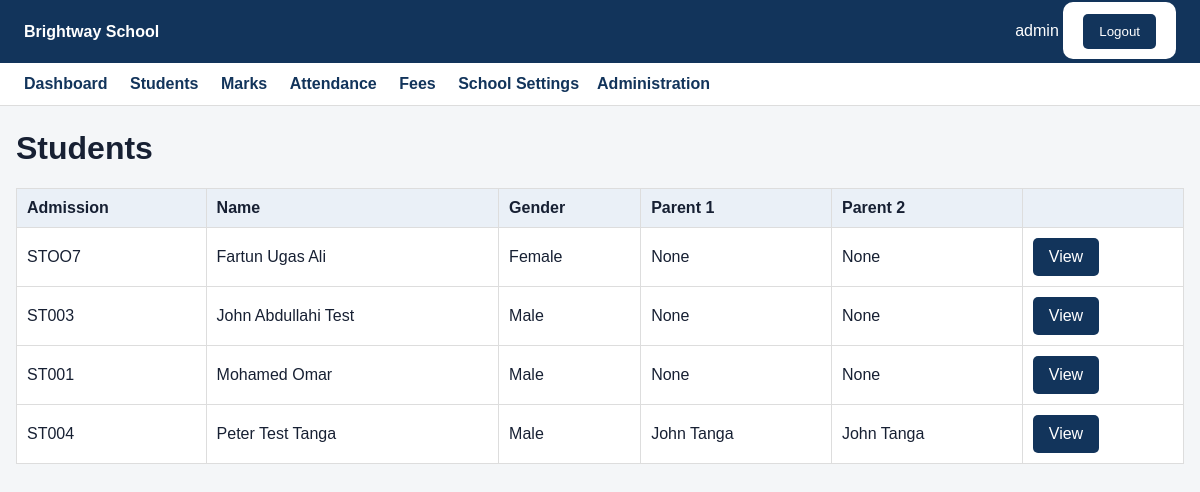
The app's page /students/ (signed in) with its own data.
### school/models.py (models this page shows, shortened)
class School(models.Model):
    name = models.CharField(max_length=200)
    address = models.TextField(blank=True)
    phone = models.CharField(max_length=50, blank=True)
    email = models.EmailField(blank=True)
    logo_url = models.URLField(blank=True)
    active = models.BooleanField(default=True)
    created_at = models.DateTimeField(auto_now_add=True)
    class Meta:
        ordering = ["name"]

class Student(models.Model):
    school = models.ForeignKey(School, on_delete=models.CASCADE, related_name="students")
    admission_number = models.CharField(max_length=50)
    first_name = models.CharField(max_length=100)
    middle_name = models.CharField(max_length=100, blank=True)
    last_name = models.CharField(max_length=100)
    date_of_birth = models.DateField(null=True, blank=True)
    GENDER = [("M", "Male"), ("F", "Female"), ("O", "Other")]
    gender = models.CharField(max_length=1, choices=GENDER, blank=True)
    parent_one = models.ForeignKey(ParentProfile, null=True, blank=True, on_delete=models.SET_NULL, related_name="children_as_parent_one")
    parent_two = models.ForeignKey(ParentProfile, null=True, blank=True, on_delete=models.SET_NULL, related_name="children_as_parent_two")
    phone = models.CharField(max_length=50, blank=True)
    address = models.TextField(blank=True)
    active = models.BooleanField(default=True)
    class Meta:
        ordering = ["first_name", "last_name"]
        constraints = [
            models.UniqueConstraint(fields=["school", "admission_number"], name="unique_school_admission")
        ]
    @property
    def full_name(self):
        return " ".join(x for x in [self.first_name, self.middle_name, self.last_name] if x).strip()

class ParentProfile(models.Model):
    user = models.OneToOneField(User, on_delete=models.CASCADE, related_name="parent_profile")
    school = models.ForeignKey(School, on_delete=models.CASCADE, related_name="parents")
    phone = models.CharField(max_length=50, blank=True)
    address = models.TextField(blank=True)
    active = models.BooleanField(default=True)
    def __str__(self):
        return self.user.get_full_name() or self.user.username

### school/views.py (the view)
# urls.py: path("students/", views.students, name="students"),
@login_required
def students(request):
    school = user_school(request.user)
    qs = Student.objects.filter(school=school, active=True).select_related("parent_one__user","parent_two__user")
    if hasattr(request.user, "teacher_profile"):
        assigned = request.user.teacher_profile.assigned_classes.all()
        qs = qs.filter(enrollments__school_class__in=assigned, enrollments__academic_year__is_current=True).distinct()
    if hasattr(request.user, "parent_profile"):
        p = request.user.parent_profile
        qs = qs.filter(Q(parent_one=p) | Q(parent_two=p)).distinct()
    return render(request, "school/students.html", {"school": school, "students": qs})

### school/views.py (called while the page is built)
def user_school(user):
    if hasattr(user, "teacher_profile"):
        return user.teacher_profile.school
    if hasattr(user, "parent_profile"):
        return user.parent_profile.school
    return School.objects.filter(active=True).first()

### school/templates/school/students.html
{% extends "school/base.html" %}{% block title %}Students{% endblock %}
{% block content %}<h1>Students</h1><table><tr><th>Admission</th><th>Name</th><th>Gender</th><th>Parent 1</th><th>Parent 2</th><th></th></tr>
{% for s in students %}<tr><td>{{s.admission_number}}</td><td>{{s.full_name}}</td><td>{{s.get_gender_display}}</td><td>{{s.parent_one}}</td><td>{{s.parent_two}}</td><td><a class="btn" href="{% url 'student_detail' s.id %}">View</a></td></tr>{% empty %}<tr><td colspan="6">No students.</td></tr>{% endfor %}</table>{% endblock %}

### school/templates/school/base.html (shortened to what this page needs)
{% load static %}
<!doctype html>
<html>
<head>
<link rel="stylesheet" href="{% static 'school/style.css' %}">
</head>
<body>
<header>
<div><strong>{{ school.name|default:"School Management System" }}</strong></div>
<div>
{% if request.user.is_authenticated %}
<span>{{ request.user.get_full_name|default:request.user.username }}</span>
<form method="post" action="{% url 'logout' %}" style="display:inline;">
{% csrf_token %}<button type="submit">Logout</button>
</form>
{% endif %}
</div>
</header>
{% if request.user.is_authenticated %}
<div class="nav">
<a href="{% url 'dashboard' %}">Dashboard</a>
<a href="{% url 'students' %}">Students</a>
<a href="{% url 'marks' %}">Marks</a>
<a href="{% url 'attendance' %}">Attendance</a>
<a href="{% url 'fees' %}">Fees</a>
{% if request.user.is_superuser %}<a href="{% url 'setup' %}">School Settings</a><a href="/admin/">Administration</a>{% endif %}
</div>
{% endif %}
<div class="container">
{% block content %}{% endblock %}
</div>
</body>
</html>

### school/static/school/style.css (style rules this page uses)
* { box-sizing:border-box }
body { margin:0;font-family:Arial,Helvetica,sans-serif;background:#f4f6f8;color:#172033 }
header { background:#12345b;color:white;padding:14px 24px;display:flex;justify-content:space-between;align-items:center }
.container { max-width:1200px;margin:24px auto;padding:0 16px }
h1,h2 { margin-top:0 }
.nav { background:white;padding:12px 24px;border-bottom:1px solid #ddd }
.nav a { margin-right:18px;text-decoration:none;color:#12345b;font-weight:bold }
table { width:100%;border-collapse:collapse;background:white }
th,td { padding:10px;border:1px solid #ddd;text-align:left }
th { background:#eaf0f7 }
form { background:white;padding:20px;border-radius:10px }
button,.btn { display:inline-block;background:#12345b;color:white;border:0;padding:10px 16px;border-radius:5px;text-decoration:none;cursor:pointer }

### records on screen
School: name "Brightway School"
Student: admission_number "STOO7", full_name "Fartun Ugas Ali", gender "Female", parent_one "None", parent_two "None"
Student: admission_number "ST003", full_name "John Abdullahi Test", gender "Male", parent_one "None", parent_two "None"
Student: admission_number "ST001", full_name "Mohamed Omar", gender "Male", parent_one "None", parent_two "None"
Student: admission_number "ST004", full_name "Peter Test Tanga", gender "Male", parent_one "John Tanga", parent_two "John Tanga"

### other values on screen
{{ request.user.get_full_name|default:request.user.username }} "admin"
